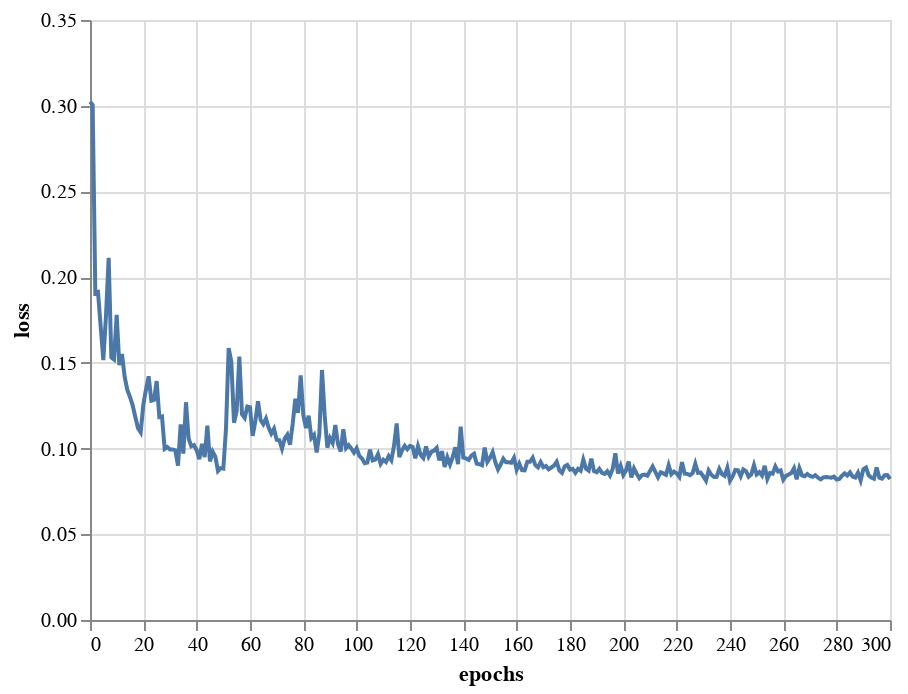

The notebook cell this image was saved under:
### Code cell
alt.Chart(data).mark_line().encode(
    x='epochs',
    y='loss'  
)

### Figure 1 — Vega-Lite specification as saved in the notebook (floating-point values rounded to 4 significant figures; data arrays with more than 128 entries replaced by an {"elided": "..."} marker saying what was removed)
{"config": {"view": {"continuousWidth": 400, "continuousHeight": 300}}, "data": {"name": "data-68ac0127ecf4ad4956317ca1423a6f40"}, "mark": "line", "encoding": {"x": {"type": "quantitative", "field": "epochs"}, "y": {"type": "quantitative", "field": "loss"}}, "$schema": "https://vega.github.io/schema/vega-lite/v4.8.1.json", "datasets": {"data-68ac0127ecf4ad4956317ca1423a6f40": {"elided": "301 records"}}}
